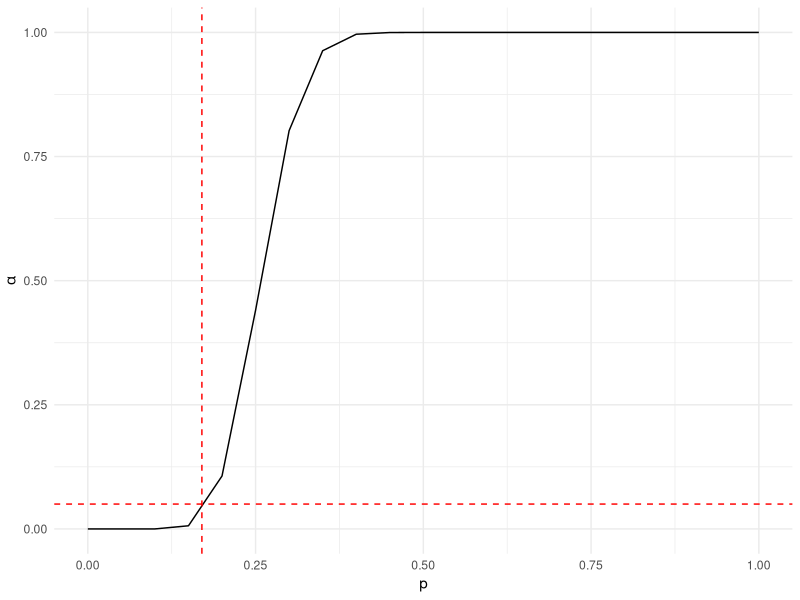

Write the R code that produced this figure.
## ---- chunk 1
knitr::opts_chunk$set(echo = TRUE, fig.width = 6, fig.height = 4)

library(ggplot2)
## ---- chunk 2
# cálculos
# ( tobs-(np*)+0.5 )/ ( ( np*(1-p*) )^(1/2) )
( 20-(80*0.3)+0.5 )/( sqrt( (80*0.3)*(1-0.3) ) )
## ---- chunk 3
# Cálculos
# (np*)+(np*-tobs)
(80*0.3)+(80*0.3-20)
## ---- chunk 4
pbinom(20, 80, 0.3) + pbinom(28, 80, 0.3, lower.tail = F)
## ---- chunk 5
x = seq(0, 1, 0.05)
y = round( 1-pbinom(20,80,x), 4)

ggplot(data.frame(x), aes(x, y)) +
  geom_line() +
  geom_vline(xintercept = 0.17, color = "red", linetype = "dashed") +
  geom_hline(yintercept = 0.05, color = "red", linetype = "dashed") +
  labs(x = "p", y = expression(alpha)) +
  theme_minimal()
## ---- chunk 6
t1 = qbinom(0.0025, 15, 0.9)
t2 = qbinom(0.0025, 15, 0.9, lower.tail = F)
cat("t1 = ", t1, "\nt2 = ", t2)
## ---- chunk 7
pbinom(t1,15,0.9) + pbinom(t2,15,0.9, lower.tail = F)
## ---- chunk 8
binom.test(10, 15, 0.9, alternative = "two.sided")
